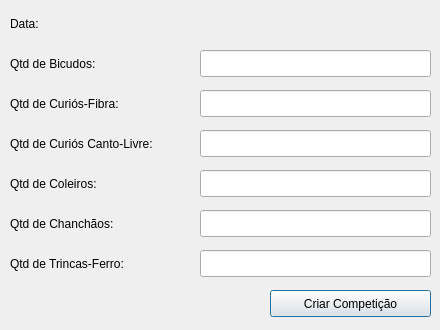
<?xml version="1.0" encoding="UTF-8"?>
<ui version="4.0">
 <class>CreateCompetition</class>
 <widget class="QDialog" name="CreateCompetition">
  <property name="geometry">
   <rect>
    <x>0</x>
    <y>0</y>
    <width>440</width>
    <height>330</height>
   </rect>
  </property>
  <property name="windowTitle">
   <string>Criar Competição</string>
  </property>
  <widget class="QLabel" name="label">
   <property name="geometry">
    <rect>
     <x>10</x>
     <y>55</y>
     <width>191</width>
     <height>17</height>
    </rect>
   </property>
   <property name="text">
    <string>Qtd de Bicudos:</string>
   </property>
  </widget>
  <widget class="QLabel" name="label_2">
   <property name="geometry">
    <rect>
     <x>10</x>
     <y>95</y>
     <width>191</width>
     <height>17</height>
    </rect>
   </property>
   <property name="text">
    <string>Qtd de Curiós-Fibra:</string>
   </property>
  </widget>
  <widget class="QLabel" name="label_3">
   <property name="geometry">
    <rect>
     <x>10</x>
     <y>135</y>
     <width>191</width>
     <height>17</height>
    </rect>
   </property>
   <property name="text">
    <string>Qtd de Curiós Canto-Livre:</string>
   </property>
  </widget>
  <widget class="QLabel" name="label_4">
   <property name="geometry">
    <rect>
     <x>10</x>
     <y>175</y>
     <width>191</width>
     <height>17</height>
    </rect>
   </property>
   <property name="text">
    <string>Qtd de Coleiros:</string>
   </property>
  </widget>
  <widget class="QLabel" name="label_5">
   <property name="geometry">
    <rect>
     <x>10</x>
     <y>215</y>
     <width>191</width>
     <height>17</height>
    </rect>
   </property>
   <property name="text">
    <string>Qtd de Chanchãos:</string>
   </property>
  </widget>
  <widget class="QLabel" name="label_6">
   <property name="geometry">
    <rect>
     <x>10</x>
     <y>255</y>
     <width>191</width>
     <height>17</height>
    </rect>
   </property>
   <property name="text">
    <string>Qtd de Trincas-Ferro:</string>
   </property>
  </widget>
  <widget class="QLabel" name="label_7">
   <property name="geometry">
    <rect>
     <x>10</x>
     <y>15</y>
     <width>191</width>
     <height>17</height>
    </rect>
   </property>
   <property name="text">
    <string>Data:</string>
   </property>
  </widget>
  <widget class="QPushButton" name="createCompBtn">
   <property name="geometry">
    <rect>
     <x>270</x>
     <y>290</y>
     <width>161</width>
     <height>27</height>
    </rect>
   </property>
   <property name="text">
    <string>Criar Competição</string>
   </property>
  </widget>
  <widget class="QLineEdit" name="lineQtdBicudos">
   <property name="geometry">
    <rect>
     <x>200</x>
     <y>50</y>
     <width>231</width>
     <height>27</height>
    </rect>
   </property>
  </widget>
  <widget class="QLineEdit" name="lineQtdCuriofs">
   <property name="geometry">
    <rect>
     <x>200</x>
     <y>90</y>
     <width>231</width>
     <height>27</height>
    </rect>
   </property>
  </widget>
  <widget class="QLineEdit" name="lineQtdCuriols">
   <property name="geometry">
    <rect>
     <x>200</x>
     <y>130</y>
     <width>231</width>
     <height>27</height>
    </rect>
   </property>
  </widget>
  <widget class="QLineEdit" name="lineQtdColeiros">
   <property name="geometry">
    <rect>
     <x>200</x>
     <y>170</y>
     <width>231</width>
     <height>27</height>
    </rect>
   </property>
  </widget>
  <widget class="QLineEdit" name="lineQtdChanchaos">
   <property name="geometry">
    <rect>
     <x>200</x>
     <y>210</y>
     <width>231</width>
     <height>27</height>
    </rect>
   </property>
  </widget>
  <widget class="QLineEdit" name="lineQtdTrincas">
   <property name="geometry">
    <rect>
     <x>200</x>
     <y>250</y>
     <width>231</width>
     <height>27</height>
    </rect>
   </property>
  </widget>
  <widget class="QLabel" name="lineDate">
   <property name="geometry">
    <rect>
     <x>200</x>
     <y>15</y>
     <width>231</width>
     <height>17</height>
    </rect>
   </property>
   <property name="font">
    <font>
     <weight>75</weight>
     <bold>true</bold>
    </font>
   </property>
   <property name="text">
    <string/>
   </property>
  </widget>
 </widget>
 <resources/>
 <connections/>
</ui>
